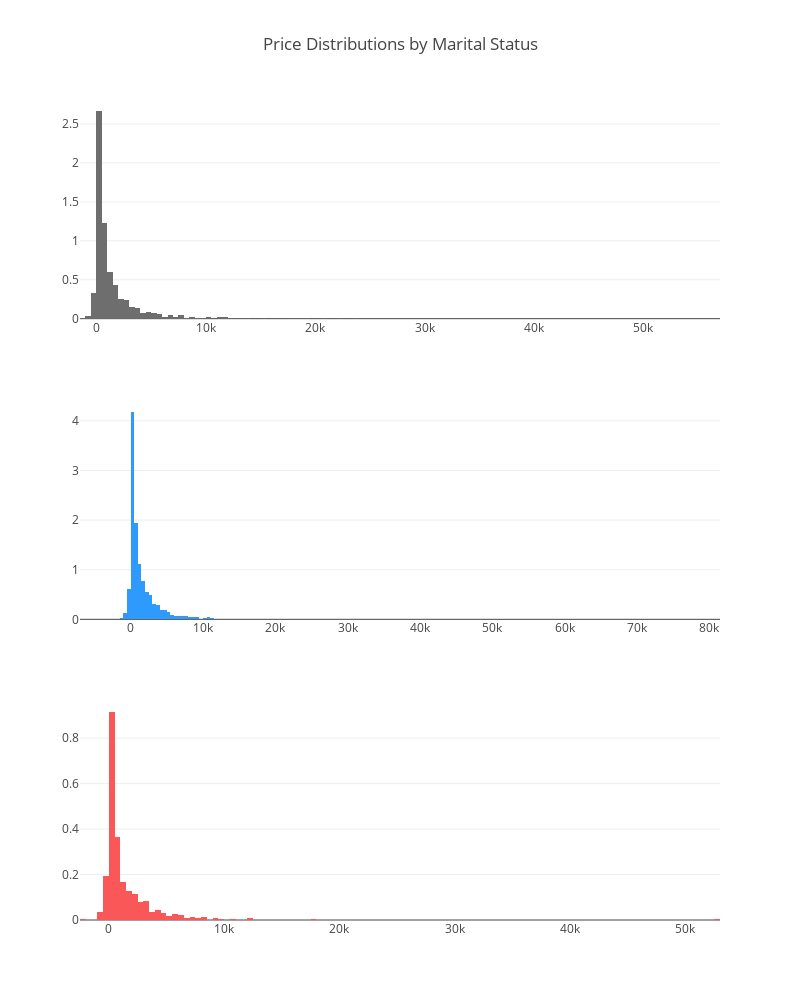

The notebook cell this image was saved under:
### Code cell
# Distribution of Balances by Marital status
single = df['balance'].loc[df['marital'] == 'single'].values
married = df['balance'].loc[df['marital'] == 'married'].values
divorced = df['balance'].loc[df['marital'] == 'divorced'].values


single_dist = go.Histogram(
    x=single,
    histnorm='density', 
    name='single',
    marker=dict(
        color='#6E6E6E'
    )
)


married_dist = go.Histogram(
    x=married,
    histnorm='density', 
    name='married',
    marker=dict(
        color='#2E9AFE'
    )
)

divorced_dist = go.Histogram(
    x=divorced,
    histnorm='density', 
    name='divorced',
    marker=dict(
        color='#FA5858'
    )
)


fig = tools.make_subplots(rows=3, print_grid=False)

fig.append_trace(single_dist, 1, 1)
fig.append_trace(married_dist, 2, 1)
fig.append_trace(divorced_dist, 3, 1)


fig['layout'].update(showlegend=False, title="Price Distributions by Marital Status",
                    height=1000, width=800)

iplot(fig, filename='custom-sized-subplot-with-subplot-titles')

### Figure 1 — Plotly figure (JSON) as saved in the notebook; plotly's stock layout.template omitted (floating-point values rounded to 4 significant figures; data arrays with more than 128 entries replaced by an {"elided": "..."} marker saying what was removed)
{"data": [{"histnorm": "density", "marker": {"color": "#6E6E6E"}, "name": "single", "type": "histogram", "uid": "290fa340-b60c-43cd-ad38-9b5d3130a791", "x": {"elided": "3351 int values"}, "xaxis": "x", "yaxis": "y"}, {"histnorm": "density", "marker": {"color": "#2E9AFE"}, "name": "married", "type": "histogram", "uid": "bf83db0b-7ddf-486c-a488-7d585bfbb9f0", "x": {"elided": "5862 int values"}, "xaxis": "x2", "yaxis": "y2"}, {"histnorm": "density", "marker": {"color": "#FA5858"}, "name": "divorced", "type": "histogram", "uid": "bfbb922c-71d8-49dc-9715-5e40f3298476", "x": {"elided": "1175 int values"}, "xaxis": "x3", "yaxis": "y3"}], "layout": {"height": 1000, "showlegend": false, "title": {"text": "Price Distributions by Marital Status"}, "width": 800, "xaxis": {"anchor": "y", "domain": [0, 1]}, "xaxis2": {"anchor": "y2", "domain": [0, 1]}, "xaxis3": {"anchor": "y3", "domain": [0, 1]}, "yaxis": {"anchor": "x", "domain": [0.7333, 1]}, "yaxis2": {"anchor": "x2", "domain": [0.3667, 0.6333]}, "yaxis3": {"anchor": "x3", "domain": [0, 0.2667]}}}
